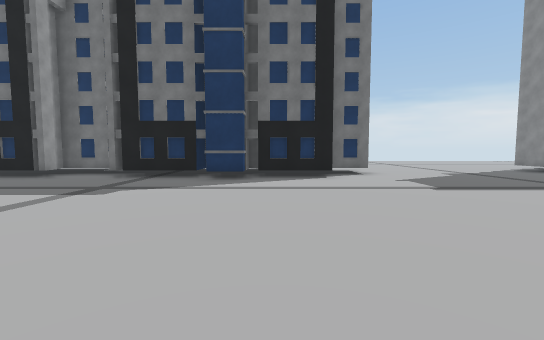
[1] (above)

16 first-person views from a walk through a 3-D level made in the Unity game engine. The camera is 1.5 m above the floor, tilts 4° down and sees 90° across. The floor is counted in squares, 2 m on a side. Each view is taken from the middle of a square. On the plan, view 1 faces up. The plan holds only what a view shows up to about 10 squares ahead; the rest is blank. The place goes on beyond the plan. The player character is not drawn. Some surface patterns are stand-ins.

[2]
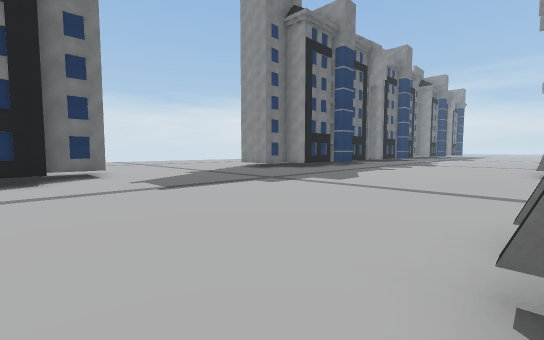

[3]
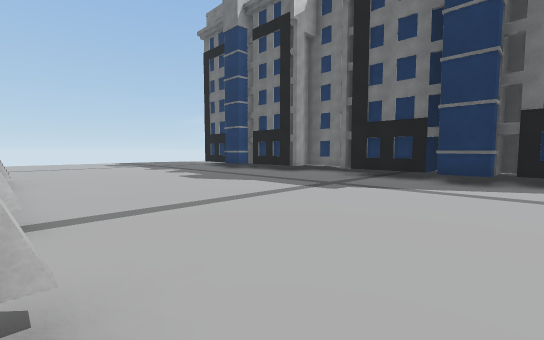

[4]
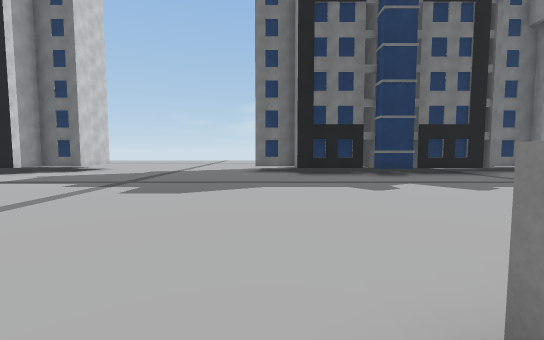

[5]
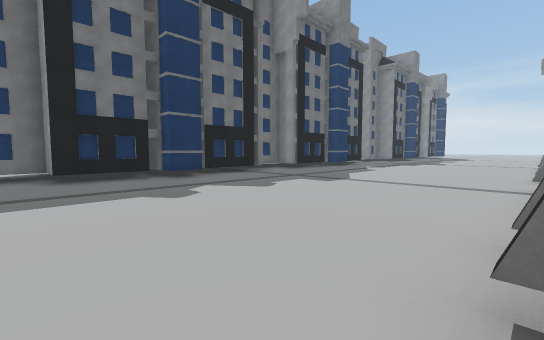

[6]
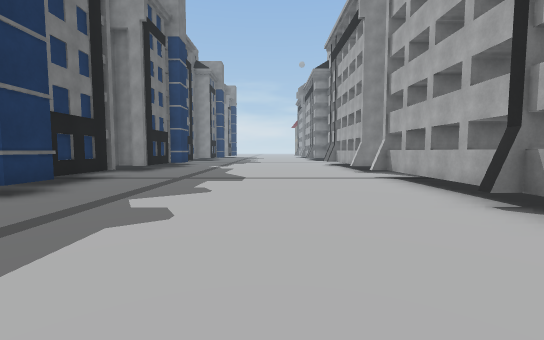

[7]
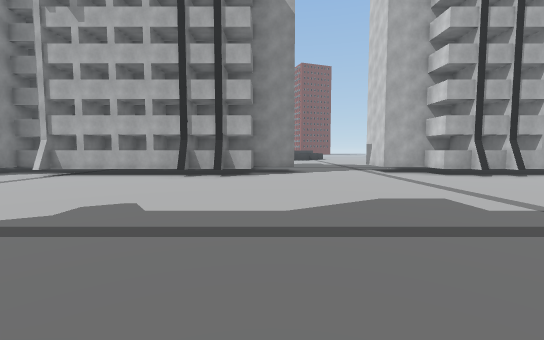

[8]
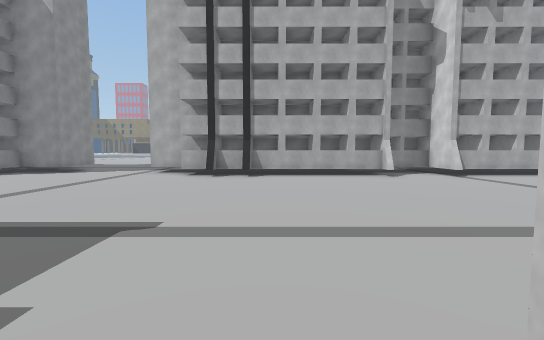

[9]
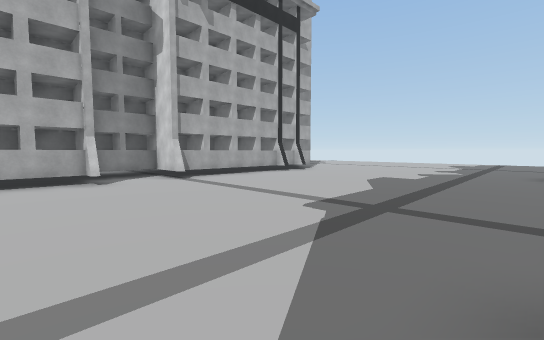

[10]
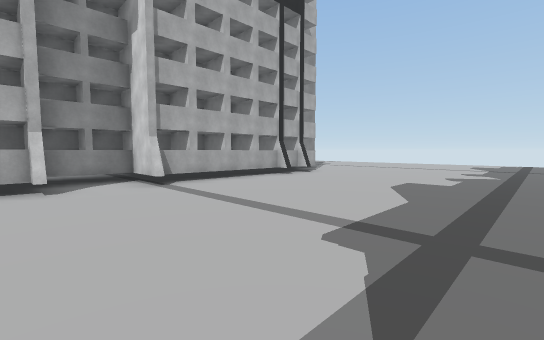

[11]
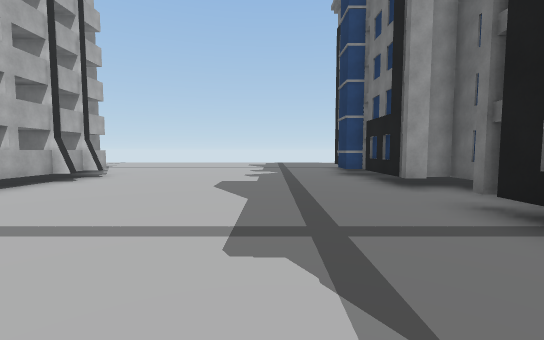

[12]
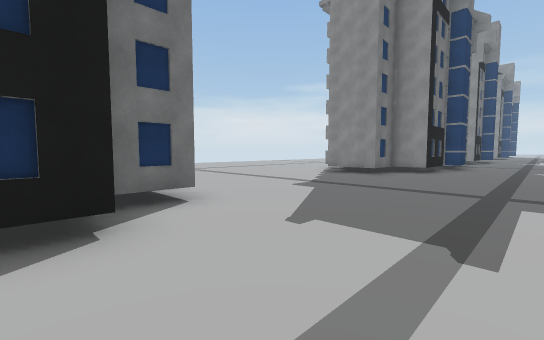

[13]
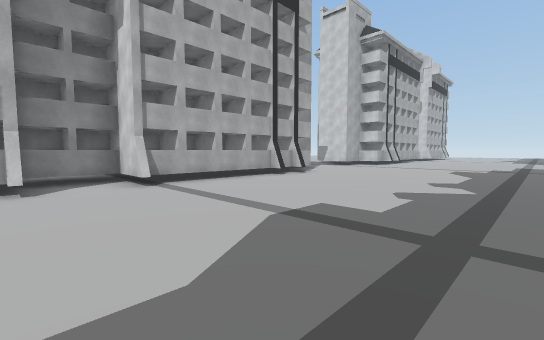

[14]
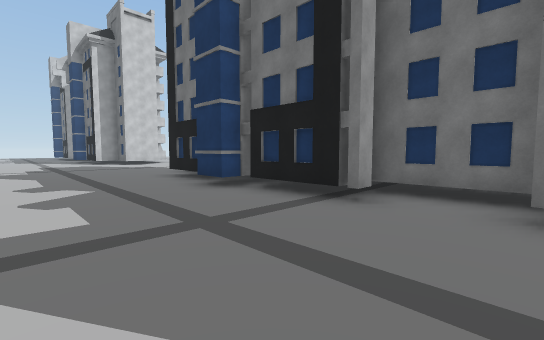

[15]
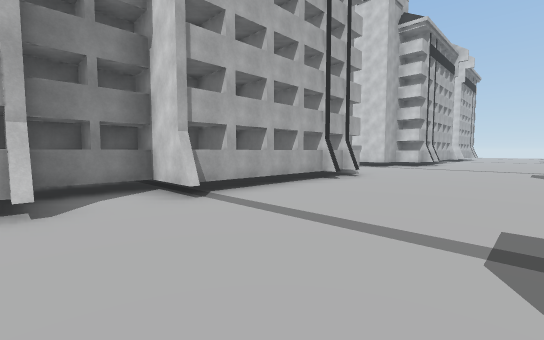

[16]
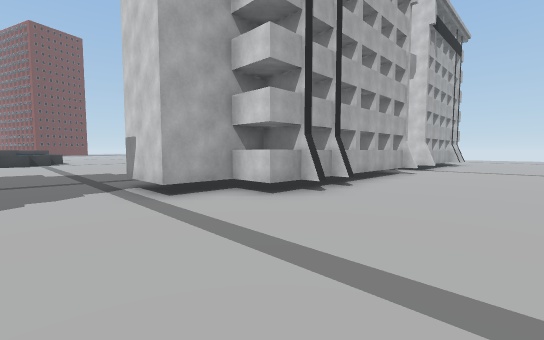

### Floor plan
Points are (right, up) in squares from view 1. A wall is a line through its corners. A room is listed if a view was taken in it or the views show most of it. See-through windows are left out.
Room 1 (views 1, 2, 3, 4, 5, 6, 7, 8, 9, 10, 11, 12, 13, 14, 15, 16)
walls: (3.9, 0.1) (3.9, -1.3) (6.2, -1.3); (3.9, -0.3) (4.8, -0.3) (4.8, -1.4); (3.1, 8.8) (1.7, 8.8) (1.7, 7.7) (-0.5, 7.7); (1.7, -0.2) (1.7, -1); (0.7, -0.2) (0.7, -0.8); (1.8, -1.3) (2.6, -1.3); (-0.3, -0.2) (-0.3, -1.3) (0.4, -1.3); (0.8, -1.3) (1.5, -1.3); (9.2, -1.3) (11.5, -1.3); (-1.4, 0.1) (-1.4, -1.3) (-0.5, -1.3); (-0.7, 8.9) (-0.7, 7.2) (-1.9, 7.2); (-1.4, -0.3) (3.7, -0.3) (3.7, 0.2); (11.7, 0.1) (11.7, -0.9); (10.6, -1.4) (10.6, -0.3) (11.5, -0.3) (11.5, 0.2); (11.6, -0.3) (16.9, -0.3); (-2.1, 7.7) (-4.2, 7.7); (12.7, 0.1) (12.7, -1.2); (13, 7.7) (10.8, 7.7) (10.8, 8.8) (9.4, 8.8) (9.4, 9.5); (12.5, -1.2) (12.5, 0.2); (-3.4, 0.1) (-3.4, -2) (-2.6, -2); (13.8, -0.2) (13.8, -1.2); (-3.4, -1.3) (-1.6, -1.3); (13.6, -1.1) (13.6, -0.2); (14.3, 8.1) (14.3, 7.2) (13.3, 7.2) (13.3, 8.8); (-4.4, -0.2) (-4.4, -1.4); (14.9, -0.2) (14.9, -1.4); (14.7, -1.2) (14.7, -0.2); (-5.4, -0.2) (-5.4, -1.4); (-5.2, 8.8) (-6.8, 8.8) (-6.8, 7.6); (15.9, -0.2) (15.9, -1.3) (16.8, -1.3) (16.8, 0.1); (15.7, -1.4) (15.7, -0.2); (-6.4, 8.1) (-6.4, 7.7) (-8.9, 7.7); (-6.4, -0.2) (-6.4, -1.4); (16.9, 0.1) (16.9, -2) (17.8, -2); (17.1, 8.1) (17.1, 7.7) (14.6, 7.7); (16.9, -1.3) (18.8, -1.3); (-7.5, 0.2) (-7.5, -1.2); (-7.6, -0.3) (-3.6, -0.3); (17.9, -1.4) (17.9, -2) (18.8, -2) (18.8, 0.1); (-8.6, 0.1) (-8.6, -0.8); (-8.6, -0.3) (-8, -0.3); (18.9, 7.6) (18.9, 8.1); (-9.2, 7.9) (-9.2, 7.2); (19, 8.8) (16.8, 8.8)
ways out: opening at (8, -2)

Where each view was taken, in squares from view 1:
view 1: 0 up, 0 right, facing up
view 2: 0 up, 1 right, facing up-right
view 3: 0 up, 0 right, facing up-left
view 4: 1 down, 10 right, facing up
view 5: 0 up, 10 right, facing up-right
view 6: 3 up, 9 right, facing right
view 7: 8 up, 10 right, facing down
view 8: 8 up, 2 right, facing down
view 9: 7 up, 0 right, facing down-left
view 10: 6 up, 1 left, facing down-left
view 11: 5 up, 1 left, facing left
view 12: 5 up, 1 right, facing up-right
view 13: 6 up, 19 right, facing down-left
view 14: 4 up, 19 right, facing up-left
view 15: 4 up, 19 right, facing down-left
view 16: 3 up, 8 right, facing down-left
